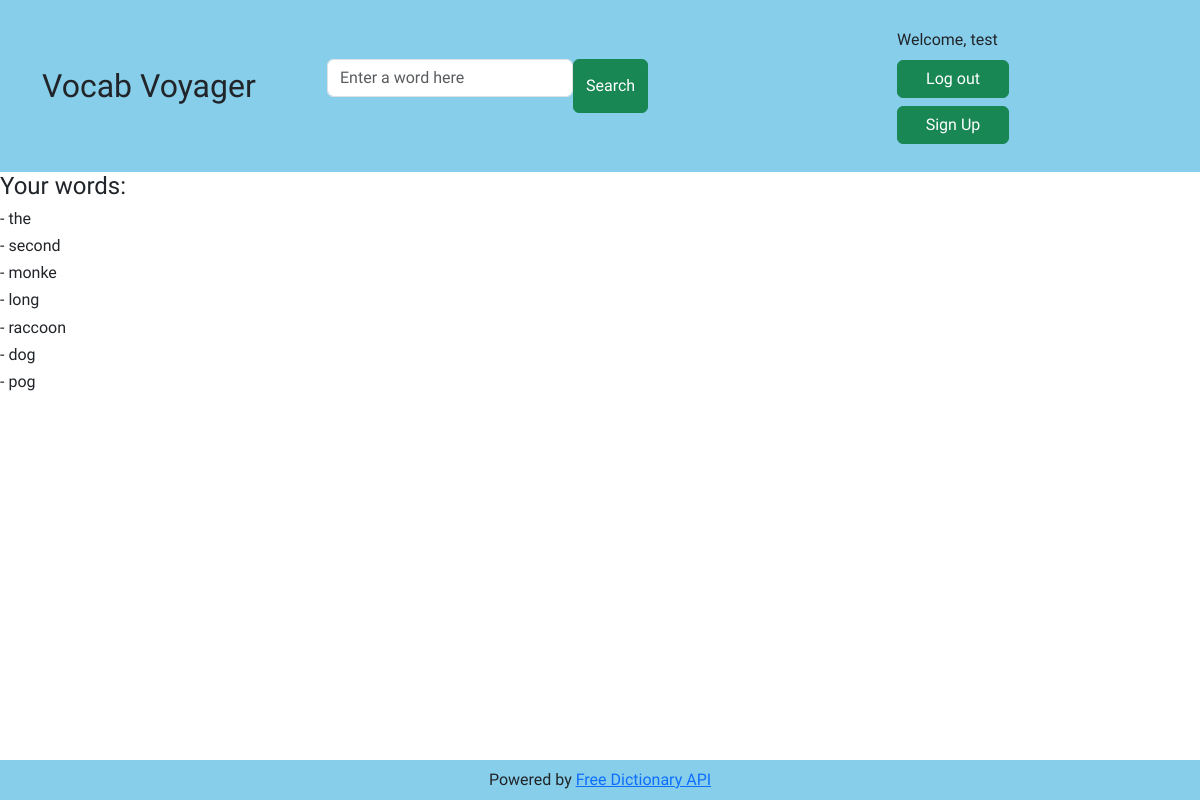
Before: / (signed in) with the older database file.
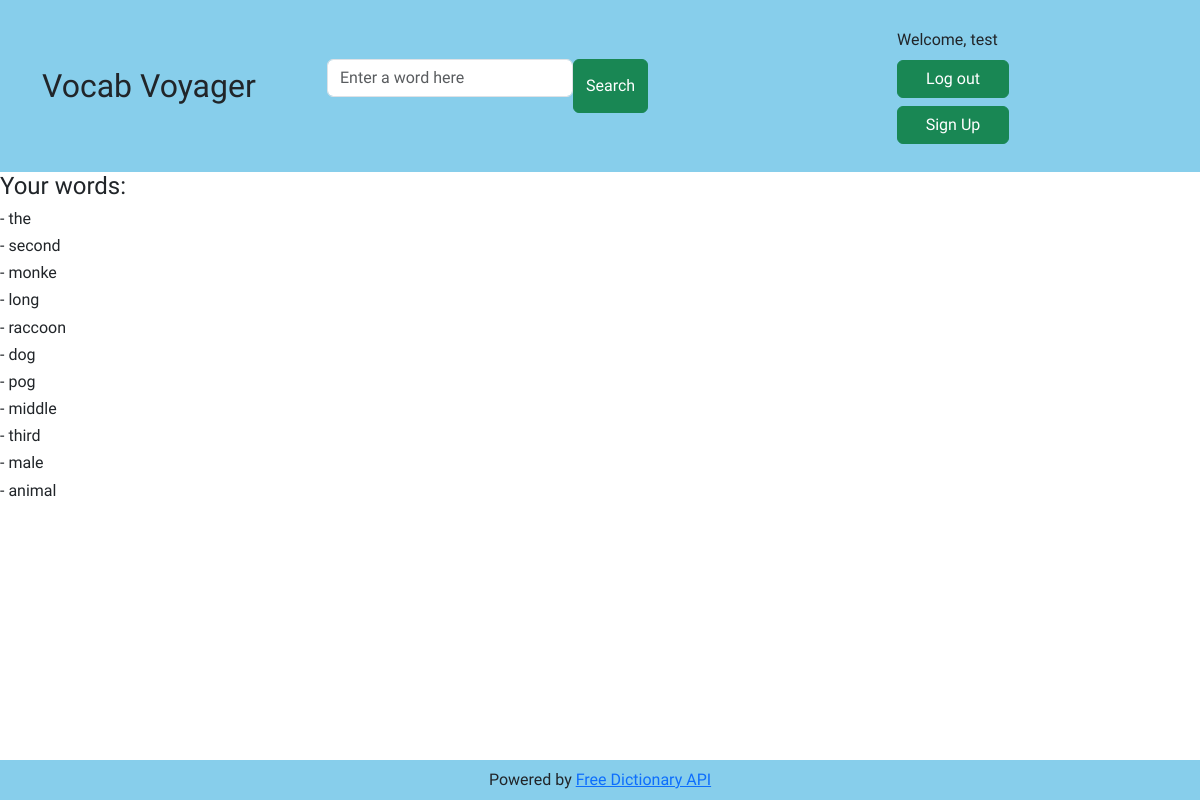
After: the same page with the newer database file.
### dictionary/models.py (models this page shows, shortened)
class VocabTerm(models.Model):
    user = models.ForeignKey(User, on_delete=models.CASCADE)
    word = models.CharField(max_length=50)
    date_added = models.DateTimeField(auto_now_add=True)
    class Meta:
        constraints = [
            models.UniqueConstraint(fields=['user', 'word'], name='unique_vocab_term')
        ]

### dictionary/views.py (the view)
# urls.py: path('', views.home, name='home'),
def home(request):
    if request.method == 'POST':
        form = WordForm(request.POST)
        if form.is_valid():
            word = form.cleaned_data['word']
            print(word)
            return redirect('definition', search_query = word)
    else:
        form = WordForm()
    if request.user.is_authenticated:
        return render(request, 'dictionary/home.html', {'search_bar': form, 'terms': VocabTerm.objects.filter(user=request.user)})
    else:
        return render(request, 'dictionary/base.html', {'search_bar': form})

### dictionary/forms.py
class WordForm(forms.Form):
    word = forms.CharField(
        label = False,
        max_length = 50,
        widget = forms.TextInput(attrs={'placeholder': 'Enter a word here'})
    )

### dictionary/templates/dictionary/home.html
{% extends "dictionary/base.html" %}
{% block user_words %}
    <h4>Your words:</h4>
    {% for vocab_term in terms %}
        <h6>- {{ vocab_term.word }}</h6>
    {% endfor %}
{% endblock %}

### dictionary/templates/dictionary/base.html (shortened to what this page needs)
{% load static %}
{% load crispy_forms_tags %}
<!DOCTYPE html>
<html>
    <head>
        <link rel='stylesheet' href="{% static '/css/main.css' %}">
        <link href="https://cdn.jsdelivr.net/npm/bootstrap@5.3.2/dist/css/bootstrap.min.css" rel="stylesheet">
    </head>
    <body>
        <nav class="py-4 nav-custom">
            <div class="container">
                <div class="row align-items-center">
                    <div class="col-3">
                        <a href="/" class="navbar-brand fs-2">
                            Vocab Voyager
                        </a>
                    </div>
                    <div class="col-6">
                        <div id='search-bar'>
                            <form method="POST" action="{% url 'home' %}" class="d-flex">
                                {{ search_bar | crispy }}
                                <input class="btn btn-success" type="submit" id="submit-btn" value="Search">
                            </form>
                        </div>
                    </div>
                    <div class="col-3">
                        {% if user.is_authenticated %}
                            <div class="py-1">
                                <span>Welcome, {{ user.username }}</span>
                            </div>
                            <div class="py-1">
                                <a href="/log-out" class="btn btn-success user-btn">Log out</a>
                            </div>
                        {% else %}
                            <div class="py-1">
                                <a href="/login" class="btn btn-success user-btn">Login</a>
                            </div>
                        {% endif %}
                        <div class="py-1">
                            <a href="/sign-up" class="btn btn-success user-btn">Sign Up</a>
                        </div>
                    </div>
                </div>
            </div>
        </nav>
        {% block user_words %} {% endblock %}
        <br>
        <br>
        <div class="footer">
            Powered by
            <a href="https://dictionaryapi.dev" target="_blank">
                Free Dictionary API
            </a>
        </div>
    </body>
</html>

### dictionary/static/css/main.css (style rules this page uses)
* { font-family: 'Gantari', sans-serif; box-sizing: border-box; margin: 0; }
.nav-custom { background-color: #87ceeb; }
.user-btn { width: 7em; }
a { text-decoration: none; }
.footer { position: fixed; text-align: center; background-color: #87ceeb; padding: 0.5em; bottom: 0; width: 100%; }

Changed rows visible on the page:
added VocabTerm: word "middle"
added VocabTerm: word "third"
added VocabTerm: word "male"
added VocabTerm: word "animal"
